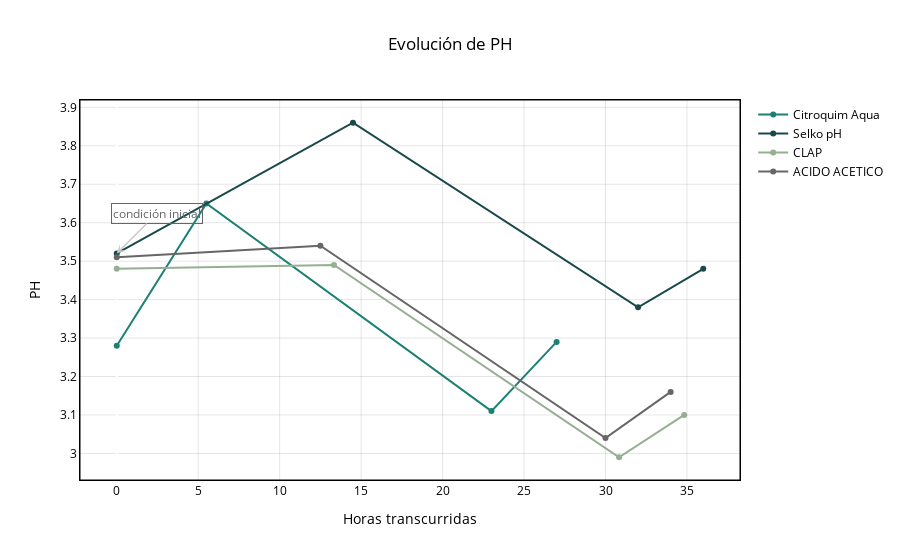

Source (notebook cell):
### Code cell
fig_orp0 = plot_metric_curve(
    df_post[df_post["ref"]==2],
    metric="pH",
    #save_html=f"{ROOT_IMAGEN}/orp_curva_0.html"
)
fig_orp0.show()
s3.save_plotly_html(fig_orp0, "orp_curva_0.html")

### Figure 1 — Plotly figure (JSON) as saved in the notebook; plotly's stock layout.template omitted (floating-point values rounded to 4 significant figures)
{"data": [{"hovertemplate": "producto=Citroquim Aqua<br>elapsed_h=%{x}<br>pH=%{y}<extra></extra>", "legendgroup": "Citroquim Aqua", "line": {"color": "#1c8074", "dash": "solid"}, "marker": {"symbol": "circle"}, "mode": "lines+markers", "name": "Citroquim Aqua", "orientation": "v", "showlegend": true, "type": "scatter", "x": [0, 5.5, 23, 27], "xaxis": "x", "y": [3.28, 3.65, 3.11, 3.29], "yaxis": "y"}, {"hovertemplate": "producto=Selko pH<br>elapsed_h=%{x}<br>pH=%{y}<extra></extra>", "legendgroup": "Selko pH", "line": {"color": "#1a494c", "dash": "solid"}, "marker": {"symbol": "circle"}, "mode": "lines+markers", "name": "Selko pH", "orientation": "v", "showlegend": true, "type": "scatter", "x": [0, 14.5, 32, 36], "xaxis": "x", "y": [3.52, 3.86, 3.38, 3.48], "yaxis": "y"}, {"hovertemplate": "producto=CLAP<br>elapsed_h=%{x}<br>pH=%{y}<extra></extra>", "legendgroup": "CLAP", "line": {"color": "#94af92", "dash": "solid"}, "marker": {"symbol": "circle"}, "mode": "lines+markers", "name": "CLAP", "orientation": "v", "showlegend": true, "type": "scatter", "x": [0, 13.33, 30.83, 34.83], "xaxis": "x", "y": [3.48, 3.49, 2.99, 3.1], "yaxis": "y"}, {"hovertemplate": "producto=ACIDO ACETICO<br>elapsed_h=%{x}<br>pH=%{y}<extra></extra>", "legendgroup": "ACIDO ACETICO", "line": {"color": "#666666", "dash": "solid"}, "marker": {"symbol": "circle"}, "mode": "lines+markers", "name": "ACIDO ACETICO", "orientation": "v", "showlegend": true, "type": "scatter", "x": [0, 12.5, 30, 34], "xaxis": "x", "y": [3.51, 3.54, 3.04, 3.16], "yaxis": "y"}], "layout": {"annotations": [{"arrowcolor": "#C9C9C9", "arrowhead": 3, "arrowwidth": 1.5, "ax": 40, "ay": -40, "bordercolor": "#666666", "font": {"color": "#666666"}, "showarrow": true, "text": "condición inicial", "x": 0, "y": 3.52}], "legend": {"font": {"color": "black"}, "title": {"text": ""}, "tracegroupgap": 0}, "paper_bgcolor": "rgba(0,0,0,0)", "plot_bgcolor": "rgba(0,0,0,0)", "shapes": [{"line": {"color": "black", "width": 1}, "type": "rect", "x0": 0, "x1": 1, "xref": "paper", "y0": 0, "y1": 1, "yref": "paper"}], "title": {"font": {"color": "black"}, "text": "Evolución de PH", "x": 0.5}, "xaxis": {"anchor": "y", "domain": [0, 1], "gridcolor": "rgba(0,0,0,0.1)", "linecolor": "black", "mirror": true, "showline": true, "tickfont": {"color": "black"}, "title": {"font": {"color": "black"}, "text": "Horas transcurridas"}}, "yaxis": {"anchor": "x", "domain": [0, 1], "gridcolor": "rgba(0,0,0,0.1)", "linecolor": "black", "mirror": true, "showline": true, "tickfont": {"color": "black"}, "title": {"font": {"color": "black"}, "text": "PH"}}}}
